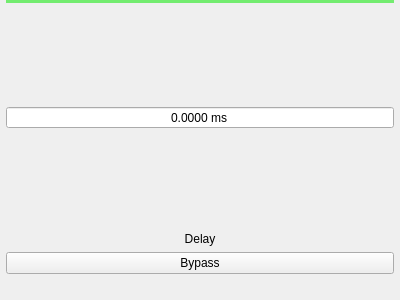
<?xml version="1.0" encoding="UTF-8"?>
<ui version="4.0">
 <class>QDelay</class>
 <widget class="QWidget" name="QDelay">
  <property name="geometry">
   <rect>
    <x>0</x>
    <y>0</y>
    <width>400</width>
    <height>300</height>
   </rect>
  </property>
  <property name="contextMenuPolicy">
   <enum>Qt::NoContextMenu</enum>
  </property>
  <property name="windowTitle">
   <string>Form</string>
  </property>
  <layout class="QVBoxLayout" name="verticalLayout">
   <property name="leftMargin">
    <number>6</number>
   </property>
   <property name="topMargin">
    <number>0</number>
   </property>
   <property name="rightMargin">
    <number>6</number>
   </property>
   <property name="bottomMargin">
    <number>6</number>
   </property>
   <item>
    <widget class="Line" name="line">
     <property name="styleSheet">
      <string notr="true">color: #73EC6F;</string>
     </property>
     <property name="frameShadow">
      <enum>QFrame::Plain</enum>
     </property>
     <property name="lineWidth">
      <number>4</number>
     </property>
     <property name="orientation">
      <enum>Qt::Horizontal</enum>
     </property>
    </widget>
   </item>
   <item>
    <spacer name="verticalSpacer">
     <property name="orientation">
      <enum>Qt::Vertical</enum>
     </property>
     <property name="sizeHint" stdset="0">
      <size>
       <width>20</width>
       <height>40</height>
      </size>
     </property>
    </spacer>
   </item>
   <item>
    <widget class="QMyDoubleSpinBox" name="doubleSpinBoxDelay">
     <property name="contextMenuPolicy">
      <enum>Qt::NoContextMenu</enum>
     </property>
     <property name="alignment">
      <set>Qt::AlignCenter</set>
     </property>
     <property name="buttonSymbols">
      <enum>QAbstractSpinBox::NoButtons</enum>
     </property>
     <property name="suffix">
      <string> ms</string>
     </property>
     <property name="decimals">
      <number>4</number>
     </property>
     <property name="maximum">
      <double>100.000000000000000</double>
     </property>
    </widget>
   </item>
   <item>
    <spacer name="verticalSpacer_2">
     <property name="orientation">
      <enum>Qt::Vertical</enum>
     </property>
     <property name="sizeHint" stdset="0">
      <size>
       <width>20</width>
       <height>40</height>
      </size>
     </property>
    </spacer>
   </item>
   <item>
    <widget class="QLabel" name="label">
     <property name="text">
      <string notr="true">Delay</string>
     </property>
     <property name="alignment">
      <set>Qt::AlignCenter</set>
     </property>
    </widget>
   </item>
   <item>
    <widget class="QPushButton" name="pushButtonBypass">
     <property name="text">
      <string notr="true">Bypass</string>
     </property>
     <property name="checkable">
      <bool>true</bool>
     </property>
    </widget>
   </item>
   <item>
    <spacer name="verticalSpacer_3">
     <property name="orientation">
      <enum>Qt::Vertical</enum>
     </property>
     <property name="sizeType">
      <enum>QSizePolicy::Fixed</enum>
     </property>
     <property name="sizeHint" stdset="0">
      <size>
       <width>20</width>
       <height>20</height>
      </size>
     </property>
    </spacer>
   </item>
  </layout>
 </widget>
 <customwidgets>
  <customwidget>
   <class>QMyDoubleSpinBox</class>
   <extends>QDoubleSpinBox</extends>
   <header>QMyDoubleSpinBox.hpp</header>
  </customwidget>
 </customwidgets>
 <resources/>
 <connections/>
</ui>
